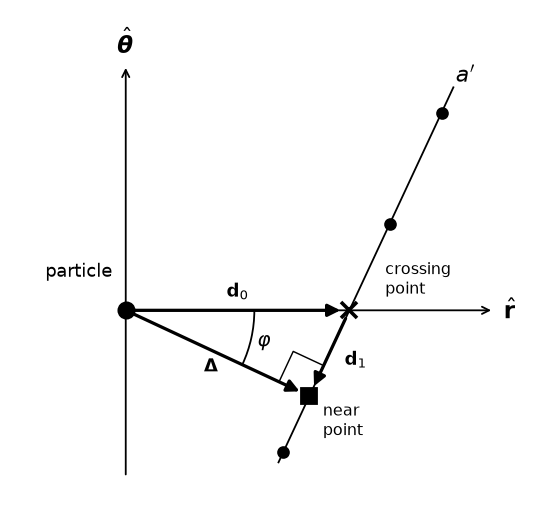

Recreate this plot in Python.
#wire_planar.py
#
#hahn13 Fig. 3, redrawn, in two figures (equations G3, G6, G14, G16 of notes/sympy/streamline_gravity.py):
#wire_planar: the paper's Figure 1 (Section 3.1). The perturbing streamline a' crosses the particle's
#    longitude at d0 = d_r r-hat (the crossing point, x), tilted from theta-hat by phi; the
#    near point (black square) is d1 further along it, and Delta = d0 + d1 is perpendicular to the
#    streamline, with length |d_r| cos(phi) and at the angle phi to r-hat; the wire pulls along it.
#    Vectors are drawn heavier than the streamline.
#wire_velocity: the paper's Appendix A figure (Relation to epi_int and epi_int_lite). At the crossing point the streamline's shape has the slope
#    tan(phi) = s_r = dr'/(r dtheta), while its velocity v' (dashed) is tilted less when the shape
#    rotates (here as for an m = 2 pattern, v_r'/v_theta' = s_r/2).
#
#Run:  uv run python paper/figures/wire_planar.py   (writes wire_planar and wire_velocity .pdf and .png)

from pathlib import Path

import matplotlib
matplotlib.use('Agg')
import matplotlib.pyplot as plt
import numpy as np

HERE = Path(__file__).resolve().parent
AXIS = dict(arrowstyle='->', lw=1)
VEC = dict(arrowstyle='-|>', lw=1.8, mutation_scale=14, color='k', shrinkA=0, shrinkB=0)
PULL = dict(arrowstyle='-|>', lw=2.4, mutation_scale=16, color='C3', shrinkA=0, shrinkB=0)
STEP = dict(arrowstyle='-|>', lw=1.5, mutation_scale=12, color='C0')
dx, phi = 2.0, np.radians(25)
T = np.array([np.sin(phi), np.cos(phi)])              #the streamline's direction, tilted phi from theta-hat


def save(fig, name):
    fig.tight_layout()
    for ext in ('pdf', 'png'):
        fig.savefig(HERE/f'{name}.{ext}', dpi=130)
        print('wrote', HERE/f'{name}.{ext}')


#Figure 1: d0, d1 and Delta
fig, ax = plt.subplots(figsize=(4.3, 4.0))
ax.set_aspect('equal')
ax.axis('off')
ax.annotate('', xy=(3.3, 0), xytext=(0, 0), arrowprops=AXIS)
ax.text(3.38, 0, r'$\hat{\mathbf{r}}$', va='center', fontsize=13)
ax.annotate('', xy=(0, 2.2), xytext=(0, -1.5), arrowprops=AXIS)
ax.text(0, 2.3, r'$\hat{\boldsymbol{\theta}}$', ha='center', fontsize=13)
ax.set_xlim(-0.95, 3.7)
ax.set_ylim(-1.7, 2.6)
X = np.array([dx, 0.0])                               #the crossing point
F = X - (X @ T)*T                                     #the near point
s = np.array([-1.5, 2.2])
ax.plot(dx + s*T[0], s*T[1], 'k-', lw=1.0)
for q in (-1.4, 0.85, 1.95):                          #the three particles of a' nearest in longitude
    ax.plot(dx + q*T[0], q*T[1], 'ko', ms=6)
ax.text(dx + 2.25*T[0], 2.25*T[1], "$a'$", fontsize=12)
ax.annotate('', xy=X, xytext=(0, 0), arrowprops=dict(VEC, shrinkB=5))
ax.text(dx/2, 0.12, r'$\mathbf{d}_0$', ha='center', fontsize=10)
ax.annotate('', xy=F, xytext=X, arrowprops=dict(VEC, shrinkA=5, shrinkB=6))
ax.text(*((X + F)/2 + 0.15*np.array([T[1], -T[0]])), r'$\mathbf{d}_1$', fontsize=10, va='center')
ax.annotate('', xy=F, xytext=(0, 0), arrowprops=dict(VEC, shrinkB=6))
u = F/np.hypot(*F)
ax.text(*(0.5*F + 0.14*np.array([u[1], -u[0]])), r'$\boldsymbol{\Delta}$', fontsize=10, ha='center', va='center')
ax.add_patch(matplotlib.patches.Arc((0, 0), 2.3, 2.3, theta1=np.degrees(np.arctan2(u[1], u[0])), theta2=0, lw=1))
am = np.arctan2(u[1], u[0])/2                         #midway along the arc
ax.text(1.27*np.cos(am), 1.27*np.sin(am), r'$\varphi$', fontsize=11, ha='center', va='center')
ax.plot(*X, 'kx', ms=9, mew=2, zorder=5)
ax.text(dx + 0.32, 0.1, 'crossing\npoint', fontsize=9, va='bottom')
h = 0.3                                               #the right angle between Delta and d1 at the near point
ax.plot(*np.array([F - h*u, F - h*u + h*T, F + h*T]).T, 'k-', lw=0.8)
ax.plot(*F, 'ks', ms=9, zorder=5)
ax.text(F[0] + 0.12, F[1] - 0.05, 'near\npoint', fontsize=9, va='top')
ax.plot(0, 0, 'ko', ms=9, zorder=5)
ax.text(-0.12, 0.3, 'particle', ha='right', fontsize=10)
save(fig, 'wire_planar')

#Appendix A: the shape's slope and the velocity at the crossing point
fig, ax = plt.subplots(figsize=(2.6, 3.0))
ax.set_aspect('equal')
ax.axis('off')
ax.set_xlim(-0.6, 1.4)
ax.set_ylim(-0.5, 2.0)
s = np.array([-0.45, 1.85])
ax.plot(s*T[0], s*T[1], 'k-', lw=1.6)
ax.text(1.88*T[0] + 0.05, 1.88*T[1], "$a'$", fontsize=12)
ax.plot([0, 0], [-0.4, 1.8], ':', color='0.5', lw=1)
ax.text(-0.05, 1.8, r'$\hat{\boldsymbol{\theta}}$', ha='right', color='0.4', fontsize=11)
V = 1.45*T
ax.annotate('', xy=V, xytext=(0, 0), arrowprops=STEP)
ax.plot([0, V[0]], [V[1], V[1]], ':', color='C0', lw=1)
ax.text(-0.06, V[1]/2, r'$r\,d\theta$', ha='right', color='C0', fontsize=11)
ax.text(V[0]/2, V[1] + 0.07, "$dr'$", ha='center', color='C0', fontsize=11)
ax.add_patch(matplotlib.patches.Arc((0, 0), 1.0, 1.0, theta1=90 - np.degrees(phi), theta2=90, lw=1))
ax.text(0.07, 0.56, r'$\varphi$', fontsize=10)
phv = np.arctan(0.5*np.tan(phi))
Vv = 1.0*np.array([np.sin(phv), np.cos(phv)])
ax.annotate('', xy=Vv, xytext=(0, 0), arrowprops=dict(arrowstyle='-|>', lw=1.3, ls='--', mutation_scale=11, color='C2'))
ax.text(Vv[0] + 0.03, Vv[1] - 0.1, "$\\mathbf{v}'$", color='C2', fontsize=12)
ax.plot(0, 0, 'kx', ms=9, mew=2, zorder=5)
ax.text(0.1, -0.12, 'crossing point', fontsize=9, va='top')
save(fig, 'wire_velocity')
